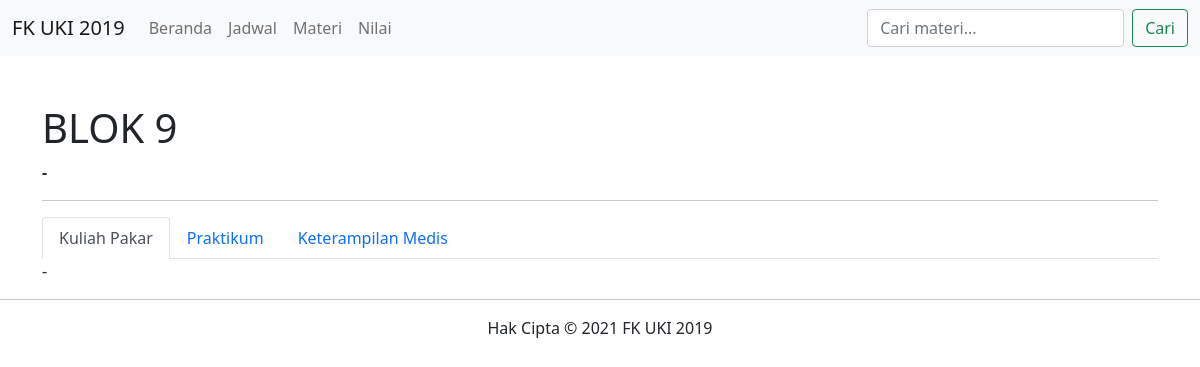
The page /materi/blok-9/ (signed in) on the database its author committed.
### fkuki2019/models.py (models this page shows, shortened)
class Materi(models.Model):
    title = models.CharField(max_length=255, default='')
    description = models.CharField(max_length=255, default='')
    kuliahpakar = HTMLField(default='', blank=True)
    praktikum = HTMLField(default='', blank=True)
    keterampilanmedis = HTMLField(default='', blank=True)
    slug = models.SlugField(null=False, unique=True)

### fkuki2019/views.py (the view)
# urls.py: path('materi/<slug:slug>/', fkuki2019_views.materi_detail, name='materi_detail'),
@login_required(login_url='/akun/login/')
def materi_detail(request, slug=None):
    materi = get_object_or_404(Materi, slug=slug)
    return render(request, 'fkuki2019/materi-detail.html', {'materi': materi})

### fkuki2019/templates/fkuki2019/materi-detail.html (shortened to what this page needs)
{% extends 'main/base.html' %}
{% block content %}
<div class="container mt-5">
    <h1>{{ materi.title }}</h1>
    <strong>{{ materi.description }}</strong>
    <hr>
    <nav class="nav nav-tabs" id="nav-tab" role="tablist">
        <a class="nav-link active" id="nav-kp-tab" data-bs-toggle="tab" href="#nav-kp" role="tab" aria-controls="nav-kp"
            aria-selected="true">Kuliah Pakar</a>
        <a class="nav-link" id="nav-pr-tab" data-bs-toggle="tab" href="#nav-pr" role="tab" aria-controls="nav-pr"
            aria-selected="false">Praktikum</a>
        <a class="nav-link" id="nav-km-tab" data-bs-toggle="tab" href="#nav-km" role="tab" aria-controls="nav-km"
            aria-selected="false">Keterampilan Medis</a>
    </nav>
    <div class="tab-content" id="nav-tabContent">
        <div class="tab-pane fade show active" id="nav-kp" role="tabpanel" aria-labelledby="nav-kp-tab">
            {{ materi.kuliahpakar | safe }}
        </div>
    </div>
</div>
{% endblock %}

### rows shown on the page
Materi: title "BLOK 9", description "-", kuliahpakar "-"
